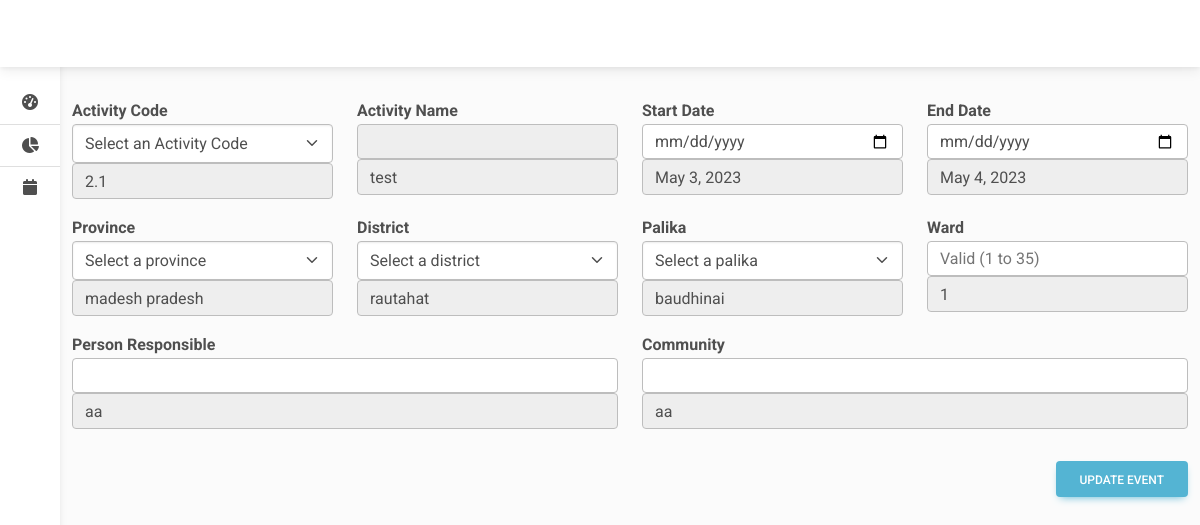
Screenshot of /event/update/1/ with the database file from the repository.
### my_data/models.py (models this page shows, shortened)
class Event(models.Model):
    project = models.ForeignKey(Project, on_delete=models.CASCADE, null=True, blank=True)
    activity = models.ForeignKey(Activity, on_delete=models.CASCADE, null=True, blank=True)
    province = models.CharField(max_length=500)
    district = models.CharField(max_length=500)
    palika = models.CharField(max_length=500, blank=True)
    ward = models.IntegerField(null=True, blank=True)
    community = models.CharField(max_length=500, blank=True)
    start_date  = models.DateField()
    end_date = models.DateField()
    person_responsible = models.CharField(max_length=100, blank=True)
    submit_one = models.BooleanField(default=False)
    submit_two = models.BooleanField(default=False)
    submit_three = models.BooleanField(default=False)

class Activity(models.Model):
    code = models.CharField(max_length=500, null=True, blank=True)
    name = models.CharField(max_length=500)
    project = models.ForeignKey(Project, on_delete=models.CASCADE)

### my_data/views.py (the view)
# urls.py: path('event/update/<int:pk>/', EventUpdateView.as_view(), name='event-update'),
class EventUpdateView(UpdateView):
    model = Event
    fields = "__all__"
    template_name = 'my_data/event_form.html'
    success_url = reverse_lazy('event-list')

### my_data/templates/my_data/event_form.html (shortened to what this page needs)
{% extends 'base.html' %}
{% load static %}
{% block main%}
<div>
  <div class="activity container py-3">
    <form method="POST">
      <div class="">
        <div class="row">
          <div class="col-lg-3">
            <label for="activity">Activity Code</label>
            <select class="form-select" name="code" id="activity">
              <option disabled selected>Select an Activity Code</option>
            </select>
            {% if "/event/update" in request.path %}
            <input type="text" class="form-control" disabled value="{{object.activity.code}}">
            {%endif%}
          </div>
          <div class="col-lg-3">
            <label for="activity-name">Activity Name</label>
            <input class="form form-control" type="text" name="name" id="activity-name" disabled />
            {% if "/event/update" in request.path %}
            <input type="text" class="form-control" disabled value="{{object.activity.name}}">
            {% endif %}
          </div>
          <div class="col-lg-3">
            <div>
              <label for="start-date">Start Date</label>
              <input type="date" name="start_date" class="form-control" />
            </div>
            {% if "/event/update" in request.path %}
            <input type="text" class="form-control" disabled value="{{object.start_date}}">
            {%endif %}
          </div>
          <div class="col-lg-3">
            <label for="start-date">End Date</label>
            <input type="date" name="end_date" class="form-control" />
            {% if "/event/update" in request.path %}
            <input type="text" class="form-control" disabled value="{{object.end_date}}">
            {% endif %}
          </div>
        </div>
      </div>
      <div class="venue-section mt-3">
        <div class="row">
          <div class="col-lg-3">
            <label for="province-select">Province</label>
            <select class="form-select" name="province" id="province-select">
              <option value="">Select a province</option>
            </select>
            {% if "/event/update" in request.path %}
            <input type="text" class="form-control" disabled value="{{object.province}}">
            {% endif %}
          </div>
          <div class="col-lg-3">
            <label for="district-select">District</label>
            <select class="form-select" name="district" id="district-select">
              <option value="">Select a district</option>
            </select>
            {% if "/event/update" in request.path %}
            <input type="text" class="form-control" disabled value="{{object.district}}">
            {%endif %}
          </div>
          <div class="col-lg-3">
            <label for="palika-select">Palika</label>
            <select class="form-select" name="palika" id="palika-select">
              <option value="">Select a palika</option>
            </select>
            {% if "/event/update" in request.path %}
            <input type="text" class="form-control" disabled value="{{object.palika}}">
            {%endif%}
          </div>
          <div class="col-lg-3">
            <label for="ward">Ward</label>
            <input name="ward" class="form-control" placeholder="Valid (1 to 35)" type="number" min="1" max="35"
              oninput="validity.valid||(value='');" />
              {% if "/event/update" in request.path %}
            <input type="text" class="form-control" disabled value="{{object.ward}}">
            {%endif%}
          </div>
          <div class="person-responsible col-lg-6">
            <div class="form-group mt-3">
              <label for="responsible">Person Responsible</label>
              <input type="text" class="form-control" id="responsible" name="person_responsible" required />
            </div>
            {% if "/event/update" in request.path %}
            <input type="text" class="form-control" disabled value="{{object.person_responsible}}">
            {%endif%}
          </div>
          <div class="person-responsible col-lg-6">
            <div class="form-group mt-3">
              <label for="community">Community</label>
              <input type="text" class="form-control" id="responsible" name="community" required />
            </div>
            {% if "/event/update" in request.path %}
            <input type="text" class="form-control" disabled value="{{object.community}}">
            {%endif%}
          </div>
        </div>
      </div>
      <div class="d-flex justify-content-end w-100 mt-3">
        {% if "/event/update" in request.path %}
        <input type="submit" value="Update Event" class="mt-3 btn btn-info">
        {% endif %}
      </div>
    </form>
  </div>
</div>
{% endblock %}

### static/css/style.css (style rules this page uses)
body { background-color: #fbfbfb; }
input[type="number"] { -moz-appearance: textfield; }
label { font-weight: bold; }

### rows the page displays
Event: activity.code "2.1", activity.name "test", start_date "May 3, 2023", end_date "May 4, 2023", province "madesh pradesh", district "rautahat", palika "baudhinai", ward "1", person_responsible "aa", community "aa"
